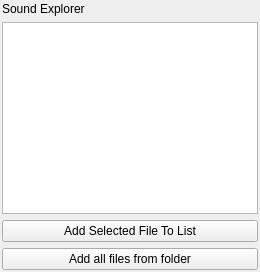
       <widget class="QWidget" name="tab_sound">
        <attribute name="icon">
         <iconset resource="../../resources/resources.qrc">
          <normaloff>:/icons/media/sound.png</normaloff>:/icons/media/sound.png</iconset>
        </attribute>
        <attribute name="title">
         <string>Sound</string>
        </attribute>
        <layout class="QVBoxLayout" name="verticalLayout_3">
         <property name="leftMargin">
          <number>2</number>
         </property>
         <property name="topMargin">
          <number>2</number>
         </property>
         <property name="rightMargin">
          <number>2</number>
         </property>
         <property name="bottomMargin">
          <number>2</number>
         </property>
         <item>
          <widget class="QLabel" name="label_2">
           <property name="text">
            <string>Sound Explorer</string>
           </property>
          </widget>
         </item>
         <item>
          <widget class="QTreeWidget" name="treeWidget_sound">
           <property name="sizePolicy">
            <sizepolicy hsizetype="Minimum" vsizetype="Expanding">
             <horstretch>0</horstretch>
             <verstretch>0</verstretch>
            </sizepolicy>
           </property>
           <attribute name="headerVisible">
            <bool>false</bool>
           </attribute>
           <attribute name="headerDefaultSectionSize">
            <number>200</number>
           </attribute>
           <attribute name="headerMinimumSectionSize">
            <number>200</number>
           </attribute>
           <attribute name="headerStretchLastSection">
            <bool>false</bool>
           </attribute>
           <column>
            <property name="text">
             <string notr="true">1</string>
            </property>
           </column>
          </widget>
         </item>
         <item>
          <widget class="QPushButton" name="pushButton_addToSoundList">
           <property name="toolTip">
            <string>Add the currently selected sound file to the sound list. (This can also be done by double clicking)</string>
           </property>
           <property name="whatsThis">
            <string/>
           </property>
           <property name="text">
            <string>Add Selected File To List</string>
           </property>
          </widget>
         </item>
         <item>
          <widget class="QPushButton" name="pushButton_addAllFilesFromSoundFolder">
           <property name="text">
            <string>Add all files from folder</string>
           </property>
          </widget>
         </item>
        </layout>
       </widget>
